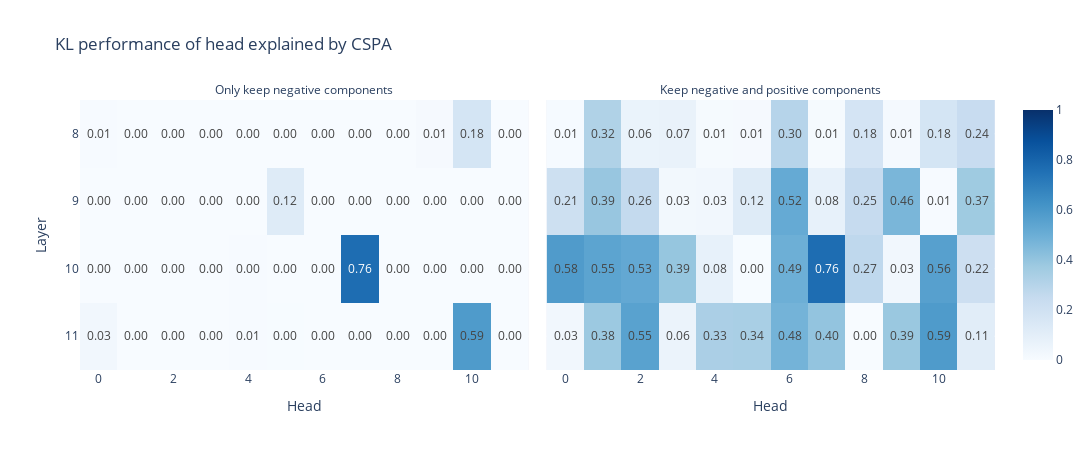
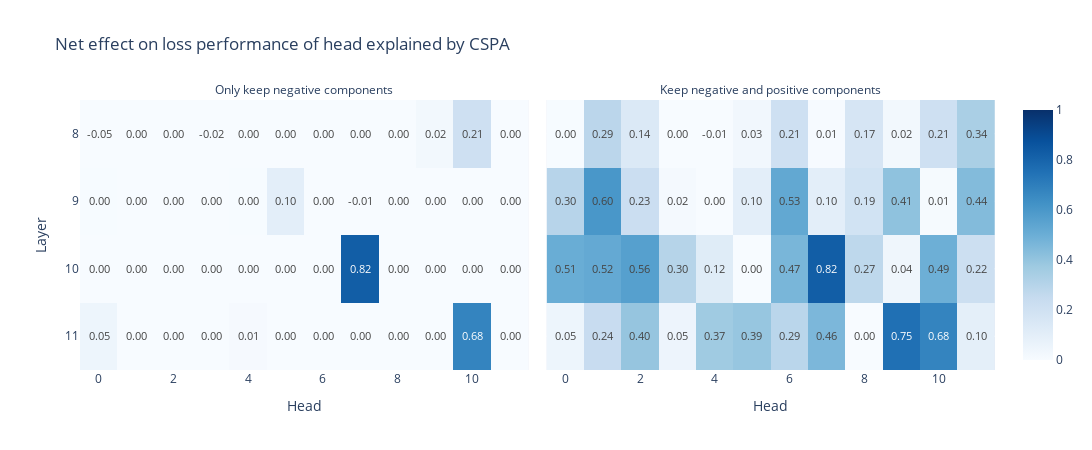
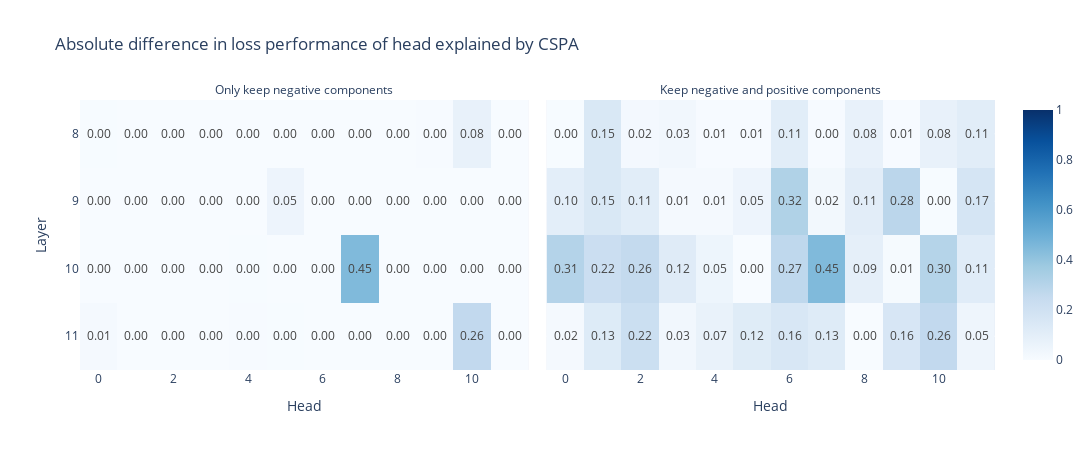
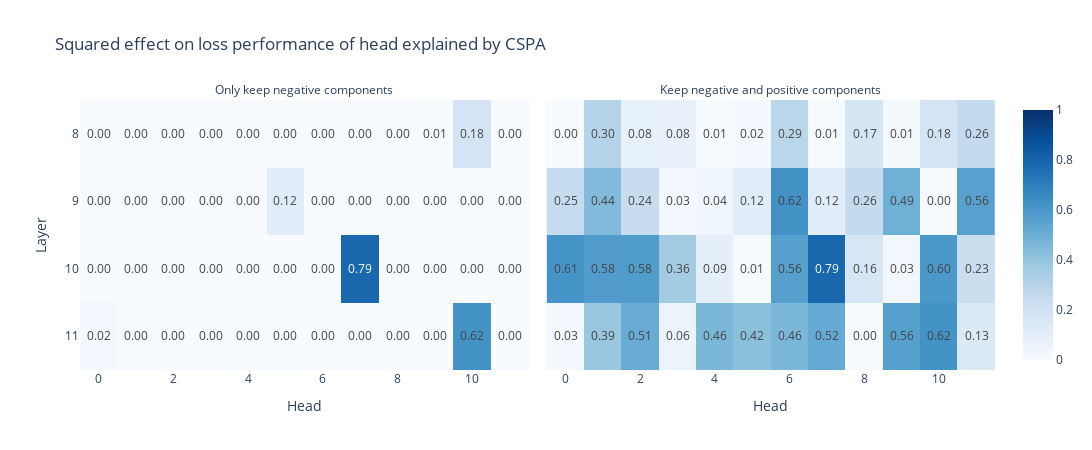

These figures' notebook cell, in order:
### Code cell
for results_name, results in zip(["KL", "Net effect on loss", "Absolute difference in loss", "Squared effect on loss"], [kl_results, non_normed_loss_results, normed_loss_results, squared_loss_results], strict=True):
    imshow(
        results,
        facet_col = 0,
        facet_labels = ["Only keep negative components", "Keep negative and positive components"],
        title = f"{results_name} performance of head explained by CSPA",
        width = 1800, 
        height = 450,
        labels = {"x": "Head", "y": "Layer"},
        y = [str(i) for i in [8, 9, 10, 11]],
        text_auto = ".2f",
        range_color=[0,1],
        color_continuous_scale="Blues",
    )

### Figure 1 — Plotly figure (JSON) as saved in the notebook; plotly's stock layout.template omitted (floating-point values rounded to 4 significant figures)
{"data": [{"coloraxis": "coloraxis", "hovertemplate": "Head: %{x}<br>Layer: %{y}<br>color: %{z}<extra></extra>", "name": "0", "texttemplate": "%{z:.2f}", "type": "heatmap", "xaxis": "x", "y": ["8", "9", "10", "11"], "yaxis": "y", "z": [[0.00508, -4.216e-07, 6.235e-05, -0.00151, -8.104e-05, -0.0002535, -2.945e-05, 5.146e-05, 3.537e-05, 0.01243, 0.1755, 2.695e-05], [0.0002697, 7.399e-05, 1.464e-05, 0.0001334, 0.002107, 0.1234, 2.018e-05, -0.0002714, 4.689e-05, 1.069e-05, 0.00029, 1.759e-05], [2.802e-05, 4.965e-05, 0.0001821, 0.001395, 0.004603, 2.961e-05, 4.399e-05, 0.764, 0.0005073, 0.0003738, 4.996e-05, 3.097e-05], [0.02792, 0.0003685, 2.737e-05, 2.462e-05, 0.006927, 0.002863, 0.000224, 0.000347, -0.003765, 0.0004334, 0.5863, 0.0002479]]}, {"coloraxis": "coloraxis", "hovertemplate": "Head: %{x}<br>Layer: %{y}<br>color: %{z}<extra></extra>", "name": "1", "texttemplate": "%{z:.2f}", "type": "heatmap", "xaxis": "x2", "y": ["8", "9", "10", "11"], "yaxis": "y2", "z": [[0.007613, 0.319, 0.06353, 0.07231, 0.009324, 0.01204, 0.2991, 0.008604, 0.1792, 0.01493, 0.1755, 0.2408], [0.2137, 0.3908, 0.2566, 0.02617, 0.03052, 0.1235, 0.5173, 0.08123, 0.249, 0.4628, 0.005454, 0.3708], [0.5838, 0.5451, 0.5252, 0.395, 0.08178, 0.003764, 0.495, 0.764, 0.2717, 0.03, 0.5619, 0.2151], [0.03062, 0.3799, 0.5534, 0.06139, 0.3348, 0.3414, 0.4774, 0.4013, -0.0002686, 0.385, 0.5864, 0.1107]]}], "layout": {"annotations": [{"font": {}, "showarrow": false, "text": "Only keep negative components", "x": 0.245, "xanchor": "center", "xref": "paper", "y": 1, "yanchor": "bottom", "yref": "paper"}, {"font": {}, "showarrow": false, "text": "Keep negative and positive components", "x": 0.755, "xanchor": "center", "xref": "paper", "y": 1, "yanchor": "bottom", "yref": "paper"}], "coloraxis": {"cmax": 1, "cmid": 0, "cmin": 0, "colorscale": [[0, "rgb(247,251,255)"], [0.125, "rgb(222,235,247)"], [0.25, "rgb(198,219,239)"], [0.375, "rgb(158,202,225)"], [0.5, "rgb(107,174,214)"], [0.625, "rgb(66,146,198)"], [0.75, "rgb(33,113,181)"], [0.875, "rgb(8,81,156)"], [1, "rgb(8,48,107)"]]}, "height": 450, "modebar": {"add": ["drawline", "drawopenpath", "drawclosedpath", "drawcircle", "drawrect", "eraseshape"]}, "title": {"text": "KL performance of head explained by CSPA"}, "width": 1800, "xaxis": {"anchor": "y", "domain": [0, 0.49], "title": {"text": "Head"}}, "xaxis2": {"anchor": "y2", "domain": [0.51, 1], "matches": "x", "title": {"text": "Head"}}, "yaxis": {"anchor": "x", "autorange": "reversed", "domain": [0, 1], "title": {"text": "Layer"}}, "yaxis2": {"anchor": "x2", "domain": [0, 1], "matches": "y", "showticklabels": false}}}

### Figure 2 — Plotly figure (JSON) as saved in the notebook; plotly's stock layout.template omitted (floating-point values rounded to 4 significant figures)
{"data": [{"coloraxis": "coloraxis", "hovertemplate": "Head: %{x}<br>Layer: %{y}<br>color: %{z}<extra></extra>", "name": "0", "texttemplate": "%{z:.2f}", "type": "heatmap", "xaxis": "x", "y": ["8", "9", "10", "11"], "yaxis": "y", "z": [[-0.04718, 2.433e-06, -0.0008339, -0.0215, -0.001502, 0.0001251, -0.0001258, 0.0002611, -0.0002556, 0.02467, 0.2104, -0.0005874], [0.003171, 0.0006331, 6.606e-05, -0.0008492, 0.003892, 0.09776, -0.000294, -0.007913, -0.0005379, 1.919e-05, -0.001327, 4.048e-07], [-0.0001151, -3.894e-06, -0.004211, -0.002932, -0.001036, -0.001442, -3.419e-05, 0.824, -0.00213, 0.001325, -0.000157, -7.824e-05], [0.04942, -0.001479, -7.778e-05, 1.216e-05, 0.01201, -0.0005438, 0.0008047, -0.004316, -0.002372, -0.001999, 0.6768, -0.0001582]]}, {"coloraxis": "coloraxis", "hovertemplate": "Head: %{x}<br>Layer: %{y}<br>color: %{z}<extra></extra>", "name": "1", "texttemplate": "%{z:.2f}", "type": "heatmap", "xaxis": "x2", "y": ["8", "9", "10", "11"], "yaxis": "y2", "z": [[0.002863, 0.2859, 0.1396, -0.002867, -0.01067, 0.03162, 0.2091, 0.006606, 0.1686, 0.02356, 0.2104, 0.3361], [0.2982, 0.6038, 0.2265, 0.01573, -0.00223, 0.0977, 0.5278, 0.09911, 0.1906, 0.4126, 0.008067, 0.4422], [0.5051, 0.521, 0.5647, 0.3015, 0.1184, 0.0008762, 0.4656, 0.824, 0.2744, 0.04146, 0.4949, 0.217], [0.04913, 0.2394, 0.3956, 0.05202, 0.3682, 0.3912, 0.2886, 0.4577, -0.001462, 0.7548, 0.6766, 0.09706]]}], "layout": {"annotations": [{"font": {}, "showarrow": false, "text": "Only keep negative components", "x": 0.245, "xanchor": "center", "xref": "paper", "y": 1, "yanchor": "bottom", "yref": "paper"}, {"font": {}, "showarrow": false, "text": "Keep negative and positive components", "x": 0.755, "xanchor": "center", "xref": "paper", "y": 1, "yanchor": "bottom", "yref": "paper"}], "coloraxis": {"cmax": 1, "cmid": 0, "cmin": 0, "colorscale": [[0, "rgb(247,251,255)"], [0.125, "rgb(222,235,247)"], [0.25, "rgb(198,219,239)"], [0.375, "rgb(158,202,225)"], [0.5, "rgb(107,174,214)"], [0.625, "rgb(66,146,198)"], [0.75, "rgb(33,113,181)"], [0.875, "rgb(8,81,156)"], [1, "rgb(8,48,107)"]]}, "height": 450, "modebar": {"add": ["drawline", "drawopenpath", "drawclosedpath", "drawcircle", "drawrect", "eraseshape"]}, "title": {"text": "Net effect on loss performance of head explained by CSPA"}, "width": 1800, "xaxis": {"anchor": "y", "domain": [0, 0.49], "title": {"text": "Head"}}, "xaxis2": {"anchor": "y2", "domain": [0.51, 1], "matches": "x", "title": {"text": "Head"}}, "yaxis": {"anchor": "x", "autorange": "reversed", "domain": [0, 1], "title": {"text": "Layer"}}, "yaxis2": {"anchor": "x2", "domain": [0, 1], "matches": "y", "showticklabels": false}}}

### Figure 3 — Plotly figure (JSON) as saved in the notebook; plotly's stock layout.template omitted (floating-point values rounded to 4 significant figures)
{"data": [{"coloraxis": "coloraxis", "hovertemplate": "Head: %{x}<br>Layer: %{y}<br>color: %{z}<extra></extra>", "name": "0", "texttemplate": "%{z:.2f}", "type": "heatmap", "xaxis": "x", "y": ["8", "9", "10", "11"], "yaxis": "y", "z": [[0.002507, 2.154e-07, -7.485e-06, -0.0006698, 7.678e-05, -0.0003446, 1.137e-05, 3.506e-05, 4.418e-05, 0.00493, 0.0774, 2.427e-05], [0.0001241, 0.000372, 3.083e-05, -1.847e-05, -5.356e-05, 0.05119, 0.0001141, 0.001876, 3.978e-05, 1.753e-05, -0.0001363, 1.404e-06], [8.436e-05, 0.0002608, 0.0002345, 0.0007546, 0.002669, 0.0001785, 0.0001655, 0.4475, 0.001023, 0.0001699, 0.0002601, 5.379e-05], [0.01417, 0.0005423, 5.262e-05, 2.452e-05, 0.004654, 0.00336, 0.0003072, 0.0002506, -0.001275, 0.0009056, 0.263, 0.0001517]]}, {"coloraxis": "coloraxis", "hovertemplate": "Head: %{x}<br>Layer: %{y}<br>color: %{z}<extra></extra>", "name": "1", "texttemplate": "%{z:.2f}", "type": "heatmap", "xaxis": "x2", "y": ["8", "9", "10", "11"], "yaxis": "y2", "z": [[0.00373, 0.1523, 0.02069, 0.0316, 0.005573, 0.0063, 0.1076, 0.004158, 0.07576, 0.005981, 0.0774, 0.108], [0.09909, 0.1503, 0.1077, 0.01297, 0.01393, 0.05121, 0.3182, 0.02379, 0.1065, 0.2832, 0.002802, 0.1728], [0.3058, 0.2239, 0.2564, 0.1219, 0.05008, 0.002499, 0.2716, 0.4475, 0.09174, 0.01031, 0.3045, 0.1139], [0.01507, 0.1276, 0.222, 0.02912, 0.07075, 0.1176, 0.1551, 0.1258, 0.0008697, 0.1631, 0.263, 0.04747]]}], "layout": {"annotations": [{"font": {}, "showarrow": false, "text": "Only keep negative components", "x": 0.245, "xanchor": "center", "xref": "paper", "y": 1, "yanchor": "bottom", "yref": "paper"}, {"font": {}, "showarrow": false, "text": "Keep negative and positive components", "x": 0.755, "xanchor": "center", "xref": "paper", "y": 1, "yanchor": "bottom", "yref": "paper"}], "coloraxis": {"cmax": 1, "cmid": 0, "cmin": 0, "colorscale": [[0, "rgb(247,251,255)"], [0.125, "rgb(222,235,247)"], [0.25, "rgb(198,219,239)"], [0.375, "rgb(158,202,225)"], [0.5, "rgb(107,174,214)"], [0.625, "rgb(66,146,198)"], [0.75, "rgb(33,113,181)"], [0.875, "rgb(8,81,156)"], [1, "rgb(8,48,107)"]]}, "height": 450, "modebar": {"add": ["drawline", "drawopenpath", "drawclosedpath", "drawcircle", "drawrect", "eraseshape"]}, "title": {"text": "Absolute difference in loss performance of head explained by CSPA"}, "width": 1800, "xaxis": {"anchor": "y", "domain": [0, 0.49], "title": {"text": "Head"}}, "xaxis2": {"anchor": "y2", "domain": [0.51, 1], "matches": "x", "title": {"text": "Head"}}, "yaxis": {"anchor": "x", "autorange": "reversed", "domain": [0, 1], "title": {"text": "Layer"}}, "yaxis2": {"anchor": "x2", "domain": [0, 1], "matches": "y", "showticklabels": false}}}

### Figure 4 — Plotly figure (JSON) as saved in the notebook; plotly's stock layout.template omitted (floating-point values rounded to 4 significant figures)
{"data": [{"coloraxis": "coloraxis", "hovertemplate": "Head: %{x}<br>Layer: %{y}<br>color: %{z}<extra></extra>", "name": "0", "texttemplate": "%{z:.2f}", "type": "heatmap", "xaxis": "x", "y": ["8", "9", "10", "11"], "yaxis": "y", "z": [[0.001396, -1.087e-07, 4.371e-05, -0.002173, -0.0001961, -0.0004317, 6.074e-06, -1.542e-05, 3.684e-05, 0.01157, 0.1761, 3.572e-05], [0.0001324, 0.0002931, 2.215e-05, -0.0001043, 0.001298, 0.1164, 1.733e-05, -0.000984, 7.915e-05, 1.35e-05, 0.0006365, 9.86e-07], [3.793e-05, 5.196e-05, 0.0002818, 0.001413, 0.003732, -0.0001284, 7.658e-05, 0.7909, 0.0005559, 0.00157, 6.216e-05, 2.8e-05], [0.02394, 0.0007846, 3.137e-05, 2.143e-05, 0.003809, 0.002967, 0.0004308, 0.0009193, -0.003842, 0.0008435, 0.6215, 0.0002157]]}, {"coloraxis": "coloraxis", "hovertemplate": "Head: %{x}<br>Layer: %{y}<br>color: %{z}<extra></extra>", "name": "1", "texttemplate": "%{z:.2f}", "type": "heatmap", "xaxis": "x2", "y": ["8", "9", "10", "11"], "yaxis": "y2", "z": [[0.003831, 0.2998, 0.07764, 0.07595, 0.008146, 0.01852, 0.2871, 0.008276, 0.1745, 0.01394, 0.1761, 0.2608], [0.2527, 0.4444, 0.2447, 0.02578, 0.03883, 0.1165, 0.6238, 0.115, 0.257, 0.49, 0.004717, 0.5593], [0.6127, 0.5788, 0.5824, 0.3596, 0.09133, 0.01039, 0.5643, 0.7909, 0.163, 0.0324, 0.5975, 0.2275], [0.02534, 0.3884, 0.5101, 0.05983, 0.4613, 0.4205, 0.462, 0.5184, -0.0001709, 0.5642, 0.6215, 0.1332]]}], "layout": {"annotations": [{"font": {}, "showarrow": false, "text": "Only keep negative components", "x": 0.245, "xanchor": "center", "xref": "paper", "y": 1, "yanchor": "bottom", "yref": "paper"}, {"font": {}, "showarrow": false, "text": "Keep negative and positive components", "x": 0.755, "xanchor": "center", "xref": "paper", "y": 1, "yanchor": "bottom", "yref": "paper"}], "coloraxis": {"cmax": 1, "cmid": 0, "cmin": 0, "colorscale": [[0, "rgb(247,251,255)"], [0.125, "rgb(222,235,247)"], [0.25, "rgb(198,219,239)"], [0.375, "rgb(158,202,225)"], [0.5, "rgb(107,174,214)"], [0.625, "rgb(66,146,198)"], [0.75, "rgb(33,113,181)"], [0.875, "rgb(8,81,156)"], [1, "rgb(8,48,107)"]]}, "height": 450, "modebar": {"add": ["drawline", "drawopenpath", "drawclosedpath", "drawcircle", "drawrect", "eraseshape"]}, "title": {"text": "Squared effect on loss performance of head explained by CSPA"}, "width": 1800, "xaxis": {"anchor": "y", "domain": [0, 0.49], "title": {"text": "Head"}}, "xaxis2": {"anchor": "y2", "domain": [0.51, 1], "matches": "x", "title": {"text": "Head"}}, "yaxis": {"anchor": "x", "autorange": "reversed", "domain": [0, 1], "title": {"text": "Layer"}}, "yaxis2": {"anchor": "x2", "domain": [0, 1], "matches": "y", "showticklabels": false}}}
